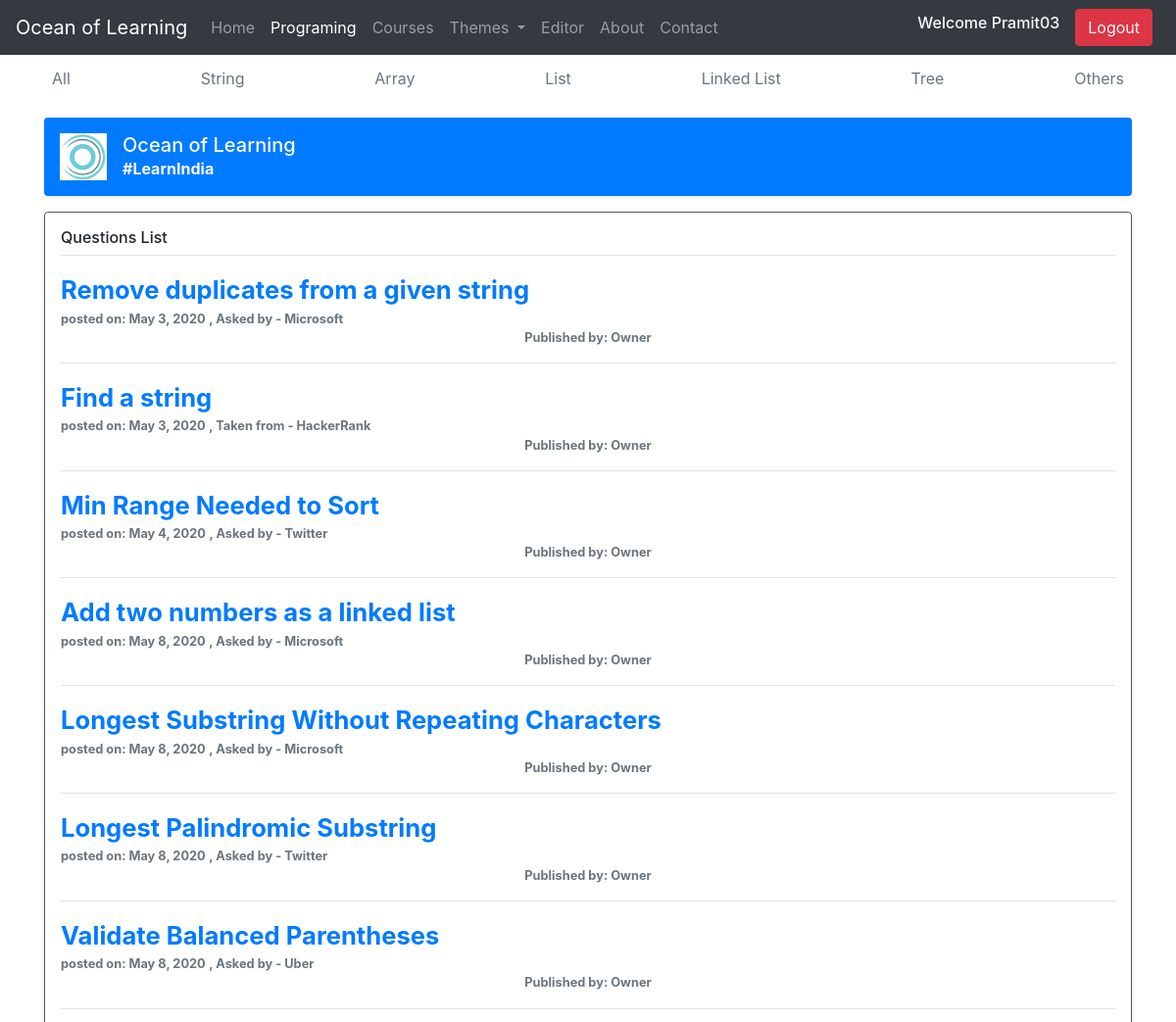
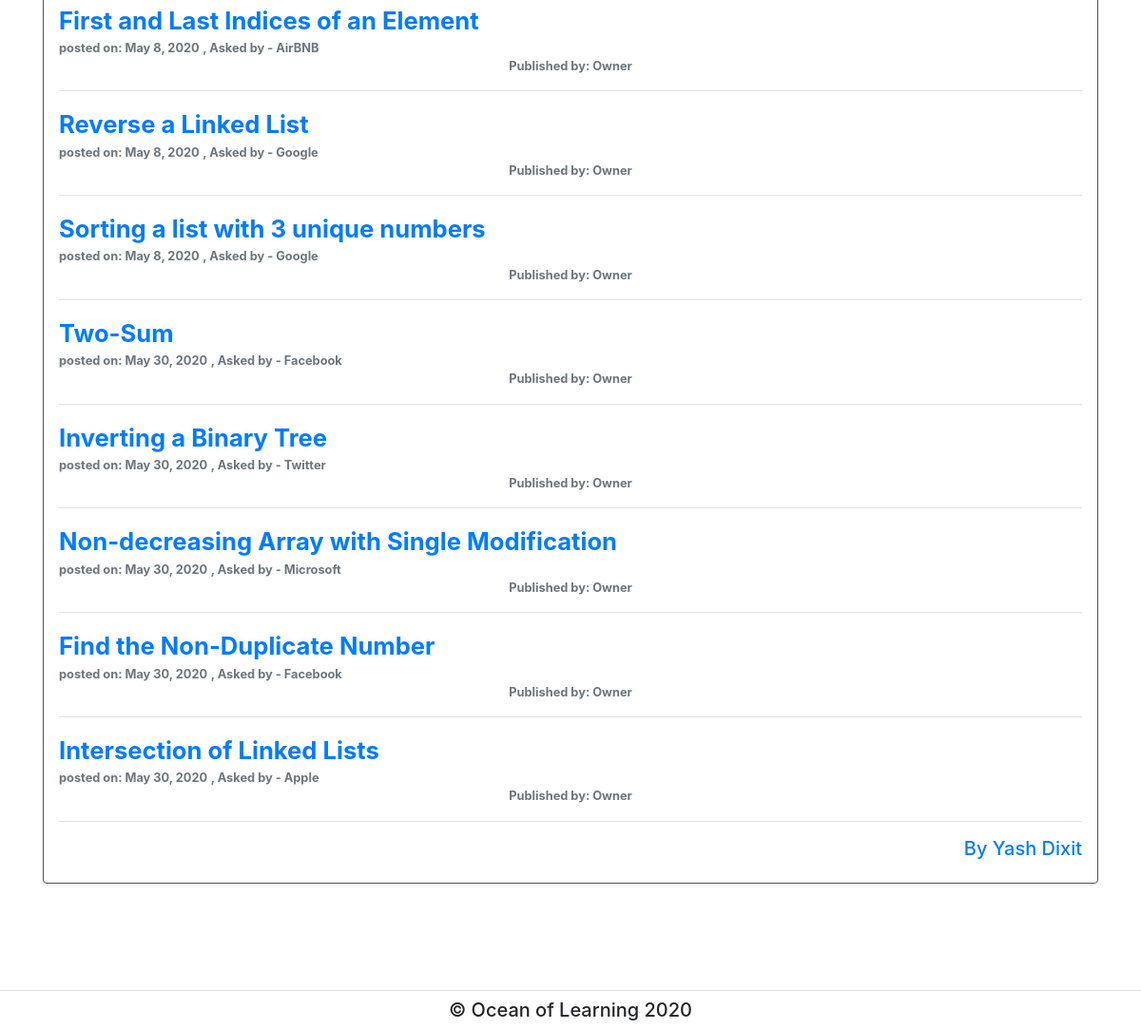
The app's page /programming/ (signed in) with its own data (2 pictures, top to bottom).
### programming/models.py (models this page shows, shortened)
class Program(models.Model):
    pro_id = models.AutoField(primary_key=True)
    name = models.CharField(max_length=50)
    category = models.CharField(choices=CATEGORY_CHOICES, max_length=20)
    description = models.TextField(max_length=10000)
    recommended = models.CharField(max_length=50)
    asked = models.CharField(max_length=50)
    answer = models.TextField(max_length=2000, default="")
    Input = models.TextField(max_length=1000)
    Output = models.TextField(max_length=1000)
    starting_point = models.TextField(max_length=500, default="")
    pub_date = models.DateField()
    slug = models.SlugField(blank=True, null=True)
    class Meta:
        verbose_name = 'Program'
        verbose_name_plural = 'Programs'

### programming/views.py (the view)
# urls.py: path('', views.pro_list, name='pro_list'),
def pro_list(request):
    prog = Program.objects.all()
    pro = {"program": prog}
    return render(request, "programming/pro_list.html", pro)

### programming/templates/programming/pro_list.html (shortened to what this page needs)
{% extends 'learn/base.html' %}
{% block proactive %} active {% endblock proactive %}
{% block body %}{%load static%}
<main role="main" class="container">
  <div class="nav-scroller py-1 mb-2">
    <nav class="nav d-flex justify-content-between">
      <a class="p-2 text-muted" href="{%url 'programming:pro_list' %}">All</a>
      <a class="p-2 text-muted" href="{% url 'programming:pro_category' 'String' %}">String</a>
      <a class="p-2 text-muted" href="{% url 'programming:pro_category' 'Array' %}">Array</a>
      <a class="p-2 text-muted" href="{% url 'programming:pro_category' 'List' %}">List</a>
      <a class="p-2 text-muted" href="{% url 'programming:pro_category' 'Linked List' %}">Linked List</a>
      <a class="p-2 text-muted" href="{% url 'programming:pro_category' 'Tree' %}">Tree</a>
      <a class="p-2 text-muted" href="{% url 'programming:pro_category' 'Others' %}">Others</a>
    </nav>
  </div>
  <div class="d-flex align-items-center p-3 my-3 text-dark-50 bg-primary rounded shadow-sm">
    <img class="mr-3" src="{% static 'learn/logo.png'%}" alt="..." width="48" height="48" />
    <div class="lh-100">
      <h5 class="mb-0 text-light lh-100">Ocean of Learning</h5>
      <strong class="text-light">#LearnIndia</strong>
    </div>
  </div>
  <div class="my-3 p-3 rounded shadow-sm brd">
    <h6 class="border-bottom border-gray pb-2 mb-0">Questions List</h6>
    {% for i in program %}
    <div class="media text-muted pt-3">
      <p class="media-body pb-3 mb-0 small lh-125 border-bottom border-gray">
        <a class="text-primary sizz" href="{%url 'programming:program' i.slug %}">{{i.name}}</a>
        <br />
        <strong>posted on: {{i.pub_date}}</strong>
        <strong> , {{i.asked}}</strong>
        <strong class="d-block text-center">Published by: {{i.recommended}}</strong>
      </p>
    </div>
    {% endfor %}
    <small class="d-block text-right mt-3 text-primary">
      <h5>By Yash Dixit</h5>
    </small>
  </div>
</main>
{% endblock %}

### learn/templates/learn/base.html (shortened to what this page needs)
<!DOCTYPE html>
<html lang="en">
<head>
  <link rel="stylesheet" href="https://stackpath.bootstrapcdn.com/bootstrap/4.4.1/css/bootstrap.min.css"
 />
  {% load static %}
  <link rel="stylesheet" href="{% static 'learn/style.css'%} " />
  <link rel="stylesheet" href="{% static 'learn/style1.css'%} " />
</head>
<body>
  <nav class="navbar navbar-expand-lg bg-dark navbar-dark">
    <a class="navbar-brand" href="{%url 'learn:home'%}">Ocean of Learning</a>
    <div class="collapse navbar-collapse" id="navbarSupportedContent">
      <ul class="navbar-nav mr-auto">
        <li class="nav-item {% block homeactive %}{% endblock homeactive %}">
          <a class="nav-link" href="{%url 'learn:home'%}">Home</a>
        </li>
        <li class="nav-item {% block proactive %}{% endblock proactive %}">
          <a class="nav-link" href="{%url 'programming:pro_list'%}">Programing</a>
        </li>
        <li class="nav-item {% block tchactive %}{% endblock tchactive %}">
          <a class="nav-link" href="{%url 'learn:tech_list'%}">Courses</a>
        </li>
        <li class="nav-item dropdown">
          <a class="nav-link dropdown-toggle" href="#" id="navbarDropdown" role="button" data-toggle="dropdown"
            aria-haspopup="true" aria-expanded="false">
            Themes
          </a>
        </li>
        <li class="nav-item {% block edtactive %}{% endblock edtactive %}">
          <a class="nav-link" href="{%url 'learn:editor'%}">Editor</a>
        </li>
        <li class="nav-item {% block abtactive %}{% endblock abtactive %}">
          <a class="nav-link" href="{%url 'learn:About'%}">About</a>
        </li>
        <li class="nav-item {% block cntactive %}{% endblock cntactive %}">
          <a class="nav-link" href="{%url 'learn:Contact'%}">Contact</a>
        </li>
      </ul>
      {% if user.is_authenticated %}
      <h6 class="text-light mr-2 ml-2">Welcome {{request.user}}</h6>
      <a href="/logout" class="btn btn-danger text-light ml-2 mr-2">Logout</a>
      {% endif %}
    </div>
  </nav>
  {% block body %} {% endblock %}
  <br />
  <br />
  <br />
  <br />
  <footer class="border-top border-grey">
    <div class="container">
      <h5 class="text-center m-2">© Ocean of Learning 2020</h5>
    </div>
  </footer>
</body>
</html>

### learn/static/learn/style.css (style rules this page uses)
.sizz { font-size: 2em; font-weight: bold; }

### learn/static/learn/style1.css (style rules this page uses)
.brd { border: 1px solid #545454; }

### records on screen
Program: name "Remove duplicates from a given string", pub_date "May 3, 2020", asked "Asked by - Microsoft", recommended "Owner"
Program: name "Find a string", pub_date "May 3, 2020", asked "Taken from - HackerRank", recommended "Owner"
Program: name "Min Range Needed to Sort", pub_date "May 4, 2020", asked "Asked by - Twitter", recommended "Owner"
Program: name "Add two numbers as a linked list", pub_date "May 8, 2020", asked "Asked by - Microsoft", recommended "Owner"
Program: name "Longest Substring Without Repeating Characters", pub_date "May 8, 2020", asked "Asked by - Microsoft", recommended "Owner"
Program: name "Longest Palindromic Substring", pub_date "May 8, 2020", asked "Asked by - Twitter", recommended "Owner"
Program: name "Validate Balanced Parentheses", pub_date "May 8, 2020", asked "Asked by - Uber", recommended "Owner"
Program: name "First and Last Indices of an Element", pub_date "May 8, 2020", asked "Asked by - AirBNB", recommended "Owner"
Program: name "Reverse a Linked List", pub_date "May 8, 2020", asked "Asked by - Google", recommended "Owner"
Program: name "Sorting a list with 3 unique numbers", pub_date "May 8, 2020", asked "Asked by - Google", recommended "Owner"
Program: name "Two-Sum", pub_date "May 30, 2020", asked "Asked by - Facebook", recommended "Owner"
Program: name "Inverting a Binary Tree", pub_date "May 30, 2020", asked "Asked by - Twitter", recommended "Owner"
Program: name "Non-decreasing Array with Single Modification", pub_date "May 30, 2020", asked "Asked by - Microsoft", recommended "Owner"
Program: name "Find the Non-Duplicate Number", pub_date "May 30, 2020", asked "Asked by - Facebook", recommended "Owner"
Program: name "Intersection of Linked Lists", pub_date "May 30, 2020", asked "Asked by - Apple", recommended "Owner"

### other values on screen
{{ request.user }} "Pramit03"
